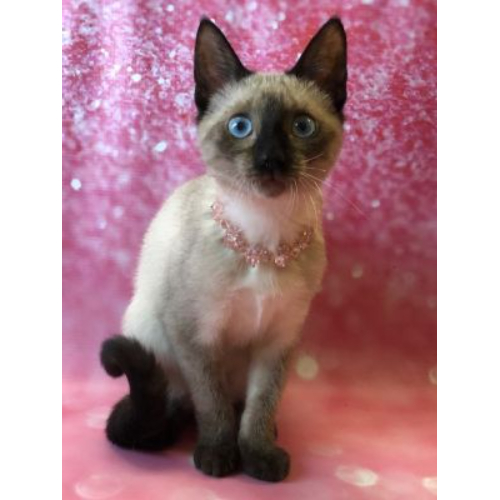
#> input picture code/phog code/siamese (180).jpg, 500 x 500 px, found by its file name
$ python phogcv.py   (older library calls are emulated)
#> lines starting #> are read from the running program, lines starting #| are printed output that depends on the picture
#> further down, img is the input picture: shape (500, 500, 3); mean B, G, R 150.3, 142.1, 180.4
import cv2
import numpy as np
from PIL import Image


def phog(img, bin_size=9, levels=3):
    # Convert the image to grayscale
#> called with bin_size = 9, levels = 3
    gray = cv2.cvtColor(img, cv2.COLOR_BGR2GRAY)
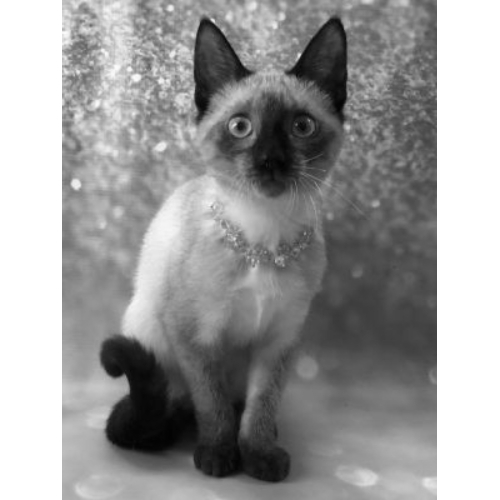
#> gray: shape (500, 500); min 2, max 255, mean 154.5

    # Calculate gradient magnitude and orientation
    gradient_magnitude, gradient_orientation = cv2.cartToPolar(cv2.Sobel(
        gray, cv2.CV_64F, 1, 0, ksize=3), cv2.Sobel(gray, cv2.CV_64F, 0, 1, ksize=3))
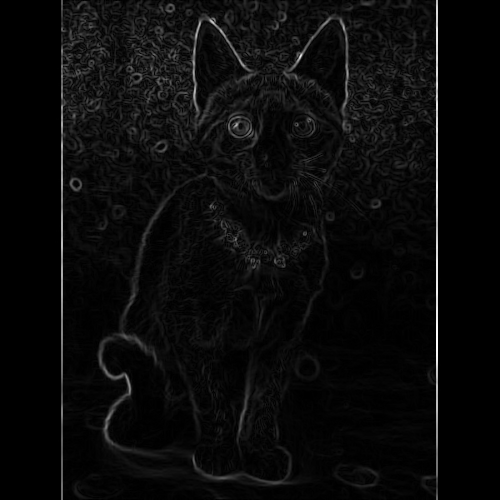
#> gradient_magnitude: shape (500, 500) float64; min 0, max 756, mean 31.7; drawn with min black and max white
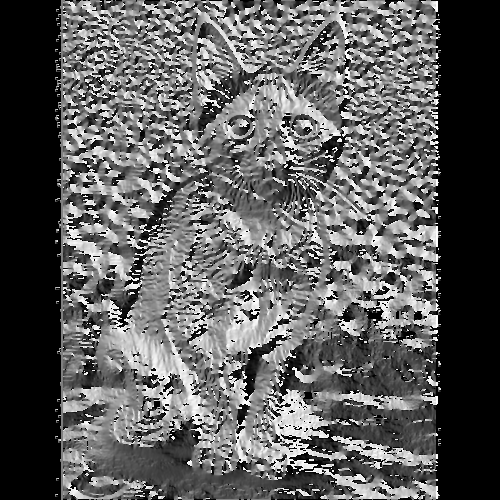
#> gradient_orientation: shape (500, 500) float64; min 0, max 6.28, mean 2.31; drawn with min black and max white

    # Create a list to store the histograms at each scale
    histograms = []

    # Create the pyramid using cv2.pyrDown()
    pyramid = [gray]
    for i in range(levels-1):
        pyramid.append(cv2.pyrDown(pyramid[-1]))
#> after the loop, pyramid = 3 items

    # For each scale in the pyramid
    for i, level in enumerate(pyramid):
        # Create a histogram of gradient orientations
        histogram, _ = np.histogram(gradient_orientation[:level.shape[0], :level.shape[1]], bins=bin_size, range=(
            0, 180), weights=gradient_magnitude[:level.shape[0], :level.shape[1]])

        # Normalize the histogram
        histogram = histogram / np.sum(histogram)

        # Add the histogram to the list
        histograms.append(histogram)
#> this loop made 3 passes
#> after the loop, histograms = [[1, 0, 0, 0, 0, 0, 0, 0, 0], [1, 0, 0, 0, 0, 0, 0, 0, 0], [1, 0, 0, 0, 0, 0, 0, 0, 0]]

    # Concatenate the histograms from all scales into a single feature vector
    phog_descriptor = np.concatenate(histograms)
#> phog_descriptor = 27 values, max 1 at index 0, min 0 at index 1, mean 0.111

    return phog_descriptor


readim = '..\\Cat_Identifier\\code\\phog code\\siamese (180).jpg'

img = cv2.imread(readim,1)
phog_descriptor = phog(img)

print(phog_descriptor)
#| [1. 0. 0. 0. 0. 0. 0. 0. 0. 1. 0. 0. 0. 0. 0. 0. 0. 0. 1. 0. 0. 0. 0. 0.
#|  0. 0. 0.]
# [6 lines of commented-out code are left out]
